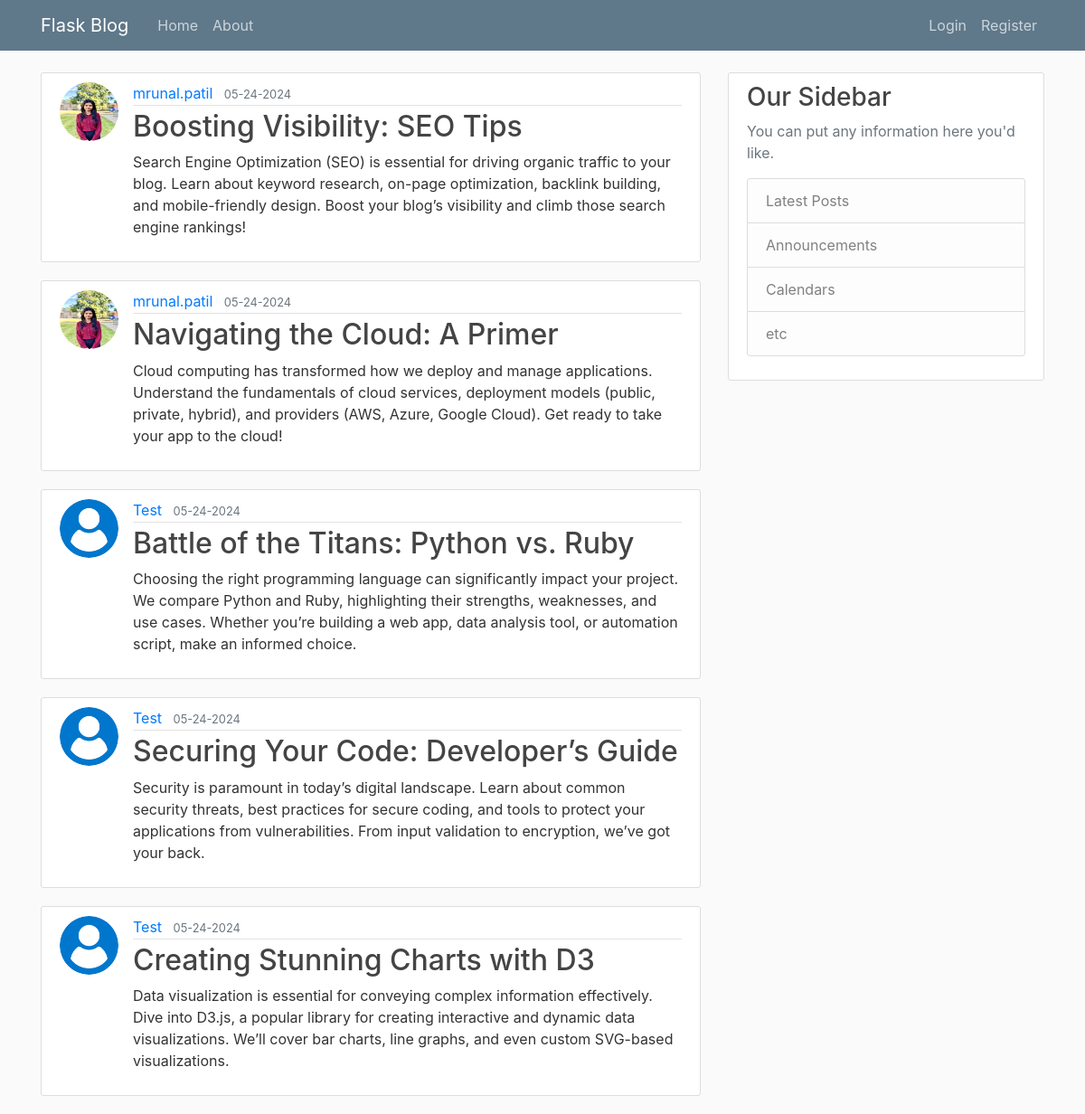
Page /home on the earlier database version.
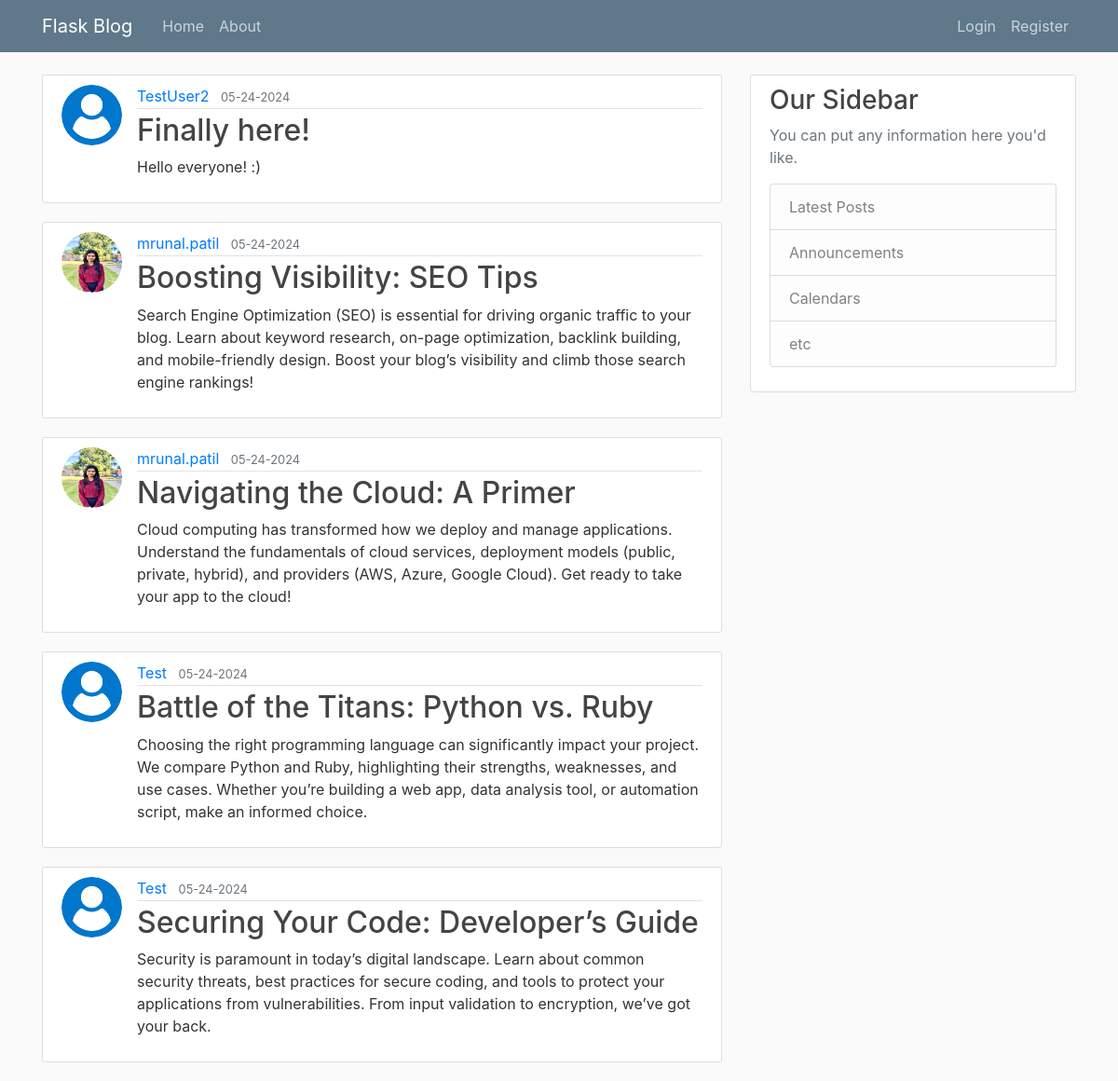
Same page on the later database version.
### flaskblog/models.py (models this page shows, shortened)
class Post(db.Model):
    id = db.Column(db.Integer, primary_key=True)
    title = db.Column(db.String(100), nullable=False)
    date_posted = db.Column(db.DateTime, nullable=False, default=datetime.utcnow)
    content = db.Column(db.Text, nullable=False)
    user_id = db.Column(db.Integer, db.ForeignKey('user.id'), nullable=False)

class User(db.Model, UserMixin):
    id = db.Column(db.Integer, primary_key=True)
    username = db.Column(db.String(20), unique=True, nullable=False)
    email = db.Column(db.String(120), unique=True, nullable=False)
    image_file = db.Column(db.String(20), nullable=False, default='default.jpg')
    password = db.Column(db.String(60), nullable=False)
    posts = db.relationship('Post', backref='author', lazy=True)

### flaskblog/routes.py (the view)
@app.route("/")
@app.route("/home")
def home():
    page = request.args.get('page', 1, type=int)
    posts = Post.query.order_by(Post.date_posted.desc()).paginate(page=page, per_page=5)
    return render_template('home.html', posts=posts)

### flaskblog/templates/home.html
{% extends "layout.html" %}
{%  block content %}
    {% for post in posts %}
        <article class="media content-section">
            <img class="rounded-circle article-img" src="{{ url_for('static', filename='profile_pics/' + post.author.image_file) }}">
            <div class="media-body">
            <div class="article-metadata">
                <a class="mr-2" href="#">{{ post.author.username }}</a>
                <small class="text-muted">{{ post.date_posted.strftime('%m-%d-%Y') }}</small>
            </div>
            <h2><a class="article-title" href="{{ url_for('post', post_id=post.id) }}">{{ post.title }}</a></h2>
            <p class="article-content">{{ post.content }}</p>
            </div>
        </article>
    {%  endfor %}
{%  endblock content %}

### flaskblog/templates/layout.html (shortened to what this page needs)
<!DOCTYPE html>
<html>
<head>
    <link rel="stylesheet" href="https://maxcdn.bootstrapcdn.com/bootstrap/4.0.0/css/bootstrap.min.css">
    <link rel="stylesheet" type="text/css" href="{{ url_for('static', filename='main.css') }}">
</head>
<body>
    <header class="site-header">
      <nav class="navbar navbar-expand-md navbar-dark bg-steel fixed-top">
        <div class="container">
          <a class="navbar-brand mr-4" href="/">Flask Blog</a>
          <div class="collapse navbar-collapse" id="navbarToggle">
            <div class="navbar-nav mr-auto">
              <a class="nav-item nav-link" href="{{ url_for('home') }}">Home</a>
              <a class="nav-item nav-link" href="{{ url_for('about') }}">About</a>
            </div>
            <div class="navbar-nav">
              {% if current_user.is_authenticated %}
                <a class="nav-item nav-link" href="{{ url_for('new_post') }}">New Post</a>
                <a class="nav-item nav-link" href="{{ url_for('account') }}">Account</a>
                <a class="nav-item nav-link" href="{{ url_for('logout') }}">Logout</a>
              {% else %}
                <a class="nav-item nav-link" href="{{ url_for('login') }}">Login</a>
                <a class="nav-item nav-link" href="{{ url_for('register') }}">Register</a>
              {% endif %}
            </div>
          </div>
        </div>
      </nav>
    </header>
    <main role="main" class="container">
      <div class="row">
        <div class="col-md-8">
          {% block content %}{% endblock %}
        </div>
        <div class="col-md-4">
          <div class="content-section">
            <h3>Our Sidebar</h3>
            <p class='text-muted'>You can put any information here you'd like.
              <ul class="list-group">
                <li class="list-group-item list-group-item-light">Latest Posts</li>
                <li class="list-group-item list-group-item-light">Announcements</li>
                <li class="list-group-item list-group-item-light">Calendars</li>
                <li class="list-group-item list-group-item-light">etc</li>
              </ul>
            </p>
          </div>
        </div>
      </div>
    </main>
</body>
</html>

### flaskblog/static/main.css (style rules this page uses)
body { background: #fafafa; color: #333333; margin-top: 5rem; }
h1, h2, h3, h4, h5, h6 { color: #444444; }
.bg-steel { background-color: #5f788a; }
.site-header .navbar-nav .nav-link { color: #cbd5db; }
.content-section { background: #ffffff; padding: 10px 20px; border: 1px solid #dddddd; border-radius: 3px; margin-bottom: 20px; }
.article-title { color: #444444; }
.article-content { white-space: pre-line; }
.article-img { height: 65px; width: 65px; margin-right: 16px; }
.article-metadata { padding-bottom: 1px; margin-bottom: 4px; border-bottom: 1px solid #e3e3e3 }

Differences in the rows shown:
no longer on this page (row unchanged): Post: image_file (placeholder picture), author.username "Test", date_posted "05-24-2024", title "Creating Stunning Charts with D3", content "Data visualization is essential for conveying complex information effectively. Dive into D3.js, a popular library for creating interactive and dynamic data visualizations. We’ll cover bar charts, line graphs, and even custom SVG-based visualizations."
added Post: image_file (placeholder picture), author.username "TestUser2", date_posted "05-24-2024", title "Finally here!", content "Hello everyone! :)"
